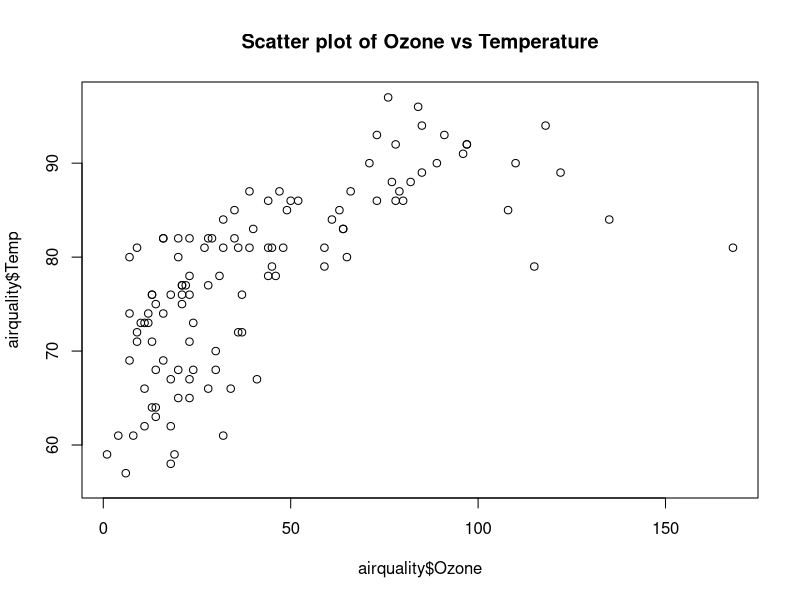

Write R code to recreate this figure.
#Generic functions
summary(airquality)
plot(airquality$Ozone, airquality$Temp, main="Scatter plot of Ozone vs Temperature")
mean(airquality$Ozone, na.rm=TRUE)

#S3 and S4 classes
airquality_S3 <- list(Ozone = airquality$Ozone, Temp = airquality$Temp, Month = airquality$Month)
class(airquality_S3) <- "AirData"

# Define a simple print method for the S3 class
print.AirData <- function(x) {
  cat("Air Quality Data Summary:\n")
  cat("Average Ozone:", mean(x$Ozone, na.rm=TRUE), "\n")
  cat("Average Temperature:", mean(x$Temp, na.rm=TRUE), "\n")
}

# Use the print method
airquality_S3


setClass("AirDataS4",
         slots = list(Ozone = "numeric", Temp = "numeric", Month = "integer"))

# Create an instance of the class
airquality_S4 <- new("AirDataS4", Ozone = airquality$Ozone, Temp = airquality$Temp, Month = airquality$Month)

# Define a method for showing the object
setMethod("show", "AirDataS4", function(object) {
  cat("Air Quality Data (S4):\n")
  cat("Ozone Average:", mean(object@Ozone, na.rm=TRUE), "\n")
  cat("Temperature Average:", mean(object@Temp, na.rm=TRUE), "\n")
})

# Use the show method
airquality_S4
isS4(airquality_S4)
typeof(airquality_S4)
